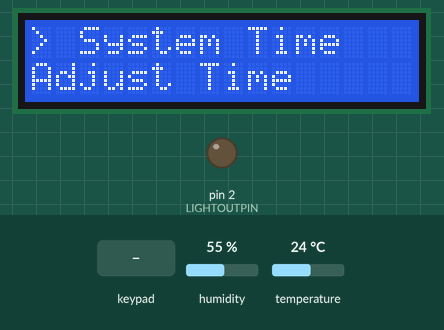
Recording of a sketch running on a simulated Arduino Leonardo, built with avr-gcc and run on an emulated ATmega32U4. On the bench: 16×2 character LCD, output pins drawn as LEDs (lit = HIGH). Inputs (shaded band) come from the test bench; at power-on: humidity 55 %, temperature 24 °C. EEPROM starts erased; what the sketch prints to the serial monitor is not drawn.

Above: at 4.9 s.
5.0 s: key 'D' pressed
At 6.2 s:
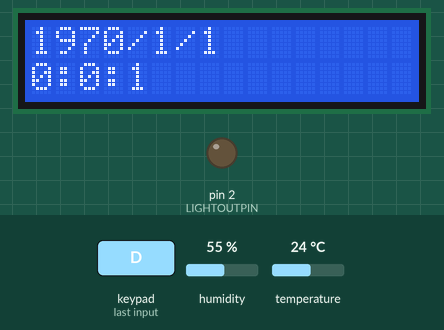
8.4 s: key 'A' pressed
At 9.7 s:
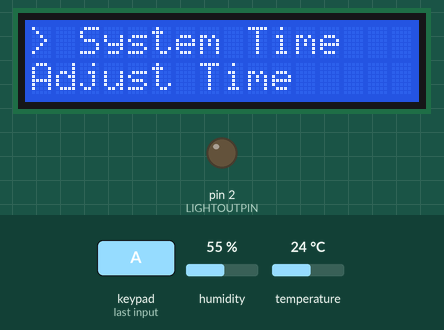
10.0 s: key 'C' pressed
At 11.1 s:
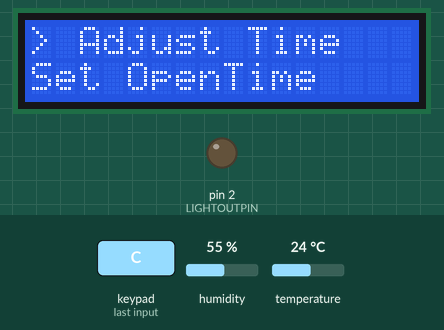
13.4 s: keypad keys 9 8 7 6 D pressed 0.4 s apart
At 16.6 s:
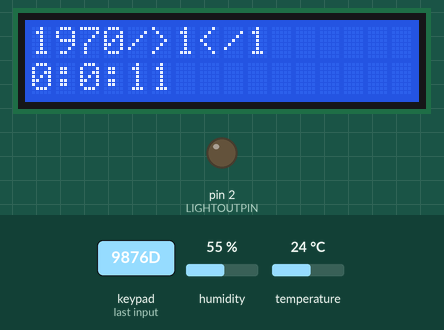
Timing chart, 0 to 18.1 s (numbered marks = the images above; inputs shaded):
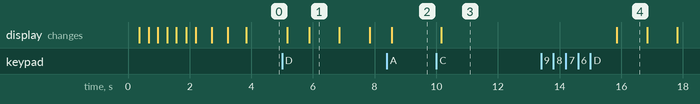

Measured:
- after the input at 5.0 s, the display: first changes after 0.17 s (image 1 shows a later state)
- after the input at 8.4 s, the display: changes after 0.15 s (image 2)
- after the input at 10.0 s, the display: changes after 0.16 s (image 3)
- after the input at 13.4 s, the display: changes after 2.5 s (image 4)
- what the display in image 1 shows lasts 1.0 s, from 5.9 s to 6.9 s

The sketch:

MainBoard.ino
```cpp
/*
 * TimeSerial.pde
 * example code illustrating Time library set through serial port messages.
 *
 * Messages consist of the letter T followed by ten digit time (as seconds since Jan 1 1970)
 * you can send the text on the next line using Serial Monitor to set the clock to noon Jan 1 2013
 T1357041600  //預設時間是2013年 1月 1日
 T135707000
 *
 * A Processing example sketch to automatically send the messages is included in the download
 * On Linux, you can use "date +T%s\n > /dev/ttyACM0" (UTC time zone)
 */

// 以上為原始範例程式說明原文
#include <Keypad.h>    // 引用Keypad程式庫
#include <TimeLib.h> // 匯入時間的函式庫
#include <EEPROM.h> //儲存時間的EEPROM記憶體函式庫
#include <Wire.h> // 匯入LCD螢幕函式庫 1
#include <LiquidCrystal_I2C.h> // 匯入LCD螢幕函式庫 2
#include <Adafruit_Sensor.h> // 匯入溫溼度感測器函式庫 1
#include <DHT.h> // 匯入溫溼度感測器函式庫 2
#include <DHT_U.h> // 匯入溫溼度感測器函式庫 3

//---------------------螢幕參數-------------------

LiquidCrystal_I2C lcd(0x27, 2, 1, 0, 4, 5, 6, 7, 3, POSITIVE);

//--------------------感測器參數-----------------
#define DHTPIN            4         // 接溫溼度感測器(DHT33)接角
#define DHTTYPE           DHT22     // DHT 22 (AM2302)

DHT_Unified dht(DHTPIN, DHTTYPE);

uint32_t delayMS;

String Temperature = "0";
String Humidity = "0";

//---------------------鍵盤參數-------------------

#define KEY_ROWS 4 // 按鍵模組的列數
#define KEY_COLS 4 // 按鍵模組的行數

// 依照行、列排列的按鍵字元（二維陣列）
char keymap[KEY_ROWS][KEY_COLS] = {
  {'1', '2', '3', 'A'},
  {'4', '5', '6', 'B'},
  {'7', '8', '9', 'C'},
  {'*', '0', '#', 'D'}
};
byte colPins[KEY_COLS] = {9, 8, 7, 6};     // 按鍵模組，行1~4接腳。
byte rowPins[KEY_ROWS] = {13, 12, 11, 10}; // 按鍵模組，列1~4接腳。

// 初始化Keypad物件
// 語法：Keypad(makeKeymap(按鍵字元的二維陣列), 模組列接腳, 模組行接腳, 模組列數, 模組行數)
Keypad myKeypad = Keypad(makeKeymap(keymap), colPins, rowPins, KEY_ROWS, KEY_COLS);

//---------------------時間參數-------------------
#define TIME_HEADER  "T"   // Header tag for serial time sync message // 在序列埠前面第一個能觸發時間校正的文字
#define TIME_REQUEST  7    // ASCII bell character requests a time sync message
#define TIMESAVEADDR 0 //儲存時間的記憶體位址
#define STARTTIMEADDR 4
#define ENDTIMEADDR 6


unsigned long SAVEDADD = 0;

// 校正時間 = 序列埠輸入 T + 自從1970年1月1日到現在所經過的毫秒數(ms)

//處理開關燈時間
unsigned int OpenStart = 17; //開燈時間 (從OpenStart往24數)
unsigned int OpenEnd = 18;  //關燈時間 (從0往OpenEnd數)
// 不在範圍內則燈不開
// 在範圍內則燈開

//---------------------輸出參數-------------------
#define LIGHTOUTPIN 2 // 燈輸出腳位
                    // 請改成接燈(或繼電器控制)的腳位


void setup()  {
  Serial1.begin(9600); // 雲端用port
  Serial.begin(9600);
  dht.begin();
  sensor_t sensor;
  dht.temperature().getSensor(&sensor);
  dht.humidity().getSensor(&sensor);
  delayMS = sensor.min_delay / 1000;
  SetupLCD();
  if((EEPROM.read(STARTTIMEADDR) != 0))
  {
    EEPROM.get(STARTTIMEADDR , OpenStart);
  }
  if((EEPROM.read(ENDTIMEADDR) != 0))
  {
    EEPROM.get(ENDTIMEADDR , OpenEnd);
  }
     pinMode(LIGHTOUTPIN, OUTPUT);
  //while (!Serial) ; // Needed for Leonardo only

  // setSyncProvider( requestSync);  //set function to call when sync required
  // Serial.println("Waiting for sync message");
}

//有沒有處理過EEPROM的儲存值
//設定了就變TRUE代表處理過了
bool SetDefaulted = false;
String LastSec = "0";
void loop(){
  if (Serial.available()) {
    // 處理序列埠輸入
    processSyncMessage();
  }

  // 如果有EEPROM有儲存時間，就設定儲存的時間。
  if((EEPROM.read(TIMESAVEADDR) != 0))
  {
    if(!SetDefaulted)
    {
      EEPROM.get(TIMESAVEADDR,SAVEDADD);
      setTime(SAVEDADD);
      SAVEDADD += 1;
      delay(50);
      SetDefaulted = true;
    }
  }

  // 序列埠顯示時間傳給電腦校正程式用
  if (timeStatus()!= timeNotSet) {
    digitalClockDisplay();
  }
  LightControl();
  ScreenDisplay();
  KeyInputs();
  SAVEDADD = now();
  EEPROM.put(TIMESAVEADDR,SAVEDADD);
  if(LastSec.toInt() <= int(second()) + 1)
  {
      GetTempAndHumid();
      LastSec = String(second());
  }
  SendDataToCloud();
}

void GetTempAndHumid()
{
  sensors_event_t event;
  dht.temperature().getEvent(&event);
  if (isnan(event.temperature))
  {
      //Ln[0] = "Temp: Error";
  }
  else
  {
      Temperature = String(event.temperature);
  }
  // Get humidity event and print its value.
  dht.humidity().getEvent(&event);
  if (isnan(event.relative_humidity))
  {
     //Ln[1] = "Humid: Error";
  }
  else
  {
     Humidity = String(event.relative_humidity);
  }
}

void SendDataToCloud()
{
  String OutData = "";
  OutData = Temperature + "," + Humidity + "," + (String(year()) + "/" + String(month()) + "/" + String(day()) + "/" + String(hour()) + ":" + String(minute()) + ":" + String(second())) +"\n";
  Serial1.print(OutData);
  delay(50);
  Serial1.flush();
}

int NowMenuCount = 4;
int MenuCount = 4;
String Menus[] = {"System Time", "Adjust Time" , "Set OpenTime" , "TempAndHumid" , ""};


int NowMenu = -1;
int NowBtn = 0;

int STT[]= {0,0,0,0,0,0}; // SetTimeTable
int OTT[]= {0,0,0,0,0,0}; // OldTimeTable


void ScreenDisplay()
{
  lcd.clear();

   String TimeTable[] = {String(year()),String(month()), String(day()) , String(hour()) , String(minute()) , String(second())};
        String Ln[] = {"" , ""};
  switch(NowMenu)
  {
    case -1: // 主目錄
    for(int i = NowBtn; i <= NowBtn + 1; i++)
    {
    lcd.setCursor(0,i - NowBtn);
    if(i == NowBtn)
    {
       lcd.print("> " + Menus[i]);
    }
    else
    {
      lcd.print(Menus[i]);
    }
    }
    break;
    case 0: // 顯示系統時間
     lcd.setCursor(0,0);
     lcd.print(String(year()) + "/" + String(month()) + "/" + String(day()) );
     lcd.setCursor(0,1);
     lcd.print(String(hour()) + ":" + String(minute()) + ":" + String(second()));
     break;
    case 1: // 調整時間


     for(int i = 0 ; i < 6; i++)
     {
      int Lin = 0;
      String SplitChar = "";
      if(i > 2)
      {
         Lin = 1;
         SplitChar = ":";
      }
      else
      {
         Lin = 0;
         SplitChar = "/";
      }
      if(i == NowBtn)
      {
        Ln[Lin] = Ln[Lin] + ">" + TimeTable[i] + "<";
      }
      else
      {
        Ln[Lin] = Ln[Lin] + TimeTable[i];
      }
      if((i != 2) & (i != 5))
      {
        Ln[Lin] = Ln[Lin] + SplitChar;
      }
     }
     for(int i = 0 ; i < 2; i++)
     {
        lcd.setCursor(0,i);
        lcd.print(Ln[i]);
     }
     break;
    case -2:
     for(int i = 0 ; i < 6; i++)
     {
      int Lin = 0;
      String SplitChar = "";
      if(i > 2)
      {
         Lin = 1;
         SplitChar = ":";
      }
      else
      {
         Lin = 0;
         SplitChar = "/";
      }
      if(i == NowBtn)
      {
        Ln[Lin] = Ln[Lin] + ">" + STT[i] + "<";
      }
      else
      {
        Ln[Lin] = Ln[Lin] + STT[i];
      }
      if((i != 2) & (i != 5))
      {
        Ln[Lin] = Ln[Lin] + SplitChar;
      }
     }
     for(int i = 0 ; i < 2; i++)
     {
        lcd.setCursor(0,i);
        lcd.print(Ln[i]);
     }
     break;
     case 2:
        Ln[0] = "StartHour:"  + String(OpenStart);
        Ln[1] = "  EndHour:"  + String(OpenEnd);
        for(int i = 0; i < 2; i++)
        {
          if(i == NowBtn)
          {
            Ln[i] = Ln[i] + "  <<<";
          }
          lcd.setCursor(0,i);
          lcd.print(Ln[i]);
        }
        break;
    case 3:
          Ln[0] = "Temp: " + String(Temperature) + " *C";
          Ln[1] = "Humid: " + String(Humidity) + " %";
        for(int i = 0 ; i < 2; i++)
        {
        lcd.setCursor(0,i);
        lcd.print(Ln[i]);
        }
        break;
    default:
    break;
  }
  delay(50);
}

void SetTimeDone()
{
  //設定新的時間
  setTime(STT[3] , STT[4] , STT[5] ,STT[2] , STT[1] , STT[0]);
  SAVEDADD = now();
  EEPROM.put(TIMESAVEADDR,SAVEDADD);
  //Serial.println(TIME_HEADER + String(SAVEDADD));
}

void KeyInputs()
{
  char key = myKeypad.getKey();
  switch(key)
  {
    case 'D': // 確認鍵
        switch(NowMenu)
        {
          case 1: // 進入調整時間
            NowMenu = -2;
            STT[0] = int(year()); STT[1] = int(month()); STT[2] = int(day()) ; STT[3] = int(hour()) ; STT[4] = int(minute()) ; STT[5] = int(second());
            //OTT[0] = int(year()); OTT[1] = int(month()); OTT[2] = int(day()) ; OTT[3] = int(hour()) ; OTT[4] = int(minute()) ; OTT[5] = int(second());
            //EEPROM.get(TIMESAVEADDR,oldpctime);
            break;
          case 2:
            NowMenu = 2;
            EEPROM.put(STARTTIMEADDR , OpenStart);
            EEPROM.put(ENDTIMEADDR , OpenEnd);
            break;
          case -2: // 確認調整時間
            SetTimeDone();
            NowMenu = 1;
            break;
          default: // 其他確認
            NowMenu = NowBtn;
            if(NowMenu == 1)
            {
              NowMenuCount = 6;
            }
            else if(NowMenu == 2)
            {
              NowMenuCount = 2;
            }
            else
            {
              NowBtn = 0;
            }
            break;
        }
        break;
    case 'A': // 回主目錄鍵
        NowBtn = 0;
        NowMenu = -1;
        NowMenuCount = MenuCount;
        EEPROM.write(STARTTIMEADDR , OpenStart);
        EEPROM.write(ENDTIMEADDR , OpenEnd);
        break;
    case 'C': // 上選鍵
        if(NowMenu != -2)
        {
              if(NowBtn < NowMenuCount - 1)
              {
               NowBtn += 1;
              }
              else
              {
               NowBtn = 0;
              }
       }
        break;
    case 'B': // 下選鍵
        if(NowMenu != -2)
        {
          if(NowBtn > 0)
          {
            NowBtn -= 1;
          }
          else
          {
            NowBtn = NowMenuCount - 1;
          }
        }
        break;
    default:
        if(key)
        {
          if(NowMenu == -2) // 調整時間時輸入數字
          {
             if(key == '#') // 清除一位數
             {
               STT[NowBtn] /= 10;
             }
             else if(key == '*') // 清除全部
             {
               STT[NowBtn] = 1;
             }
             else
             {
               STT[NowBtn] *= 10;
               STT[NowBtn] = STT[NowBtn] + (int(key - '0'));
             }
          }
          if(NowMenu == 2)
          {
             if(key == '#') // 清除一位數
             {
              if(NowBtn == 0)
              {
                 OpenStart /= 10;
              }
              else
              {
                 OpenEnd /= 10;
              }
             }
             else if(key == '*') // 清除全部
             {
               if(NowBtn == 0)
               {
                 OpenStart = 0;
               }
               else
               {
                 OpenEnd = 0;
               }
             }
             else
             {
               if(NowBtn == 0)
               {
                 OpenStart *= 10;
                 OpenStart = OpenStart + (int(key - '0'));
               }
               else
               {
                 OpenEnd *= 10;
                 OpenEnd = OpenEnd + (int(key - '0'));
               }
             }
             EEPROM.write(STARTTIMEADDR , OpenStart);
             EEPROM.write(ENDTIMEADDR , OpenEnd);
          }
        }

        break;
  }
}

void SetupLCD()
{
  lcd.begin(16, 2);
  for(int j=0;j<3;j++)
  {
    lcd.backlight(); // 開啟背光
    delay(300);
    lcd.noBacklight(); // 關閉背光
    delay(300);
  }
  lcd.backlight();
  lcd.setCursor(0,0); // 設定游標位置在第一行行首
  lcd.print("IT FUCKING STARTS!!");
  delay(300);
  lcd.clear();
  lcd.setCursor(0,1); // 設定游標位置在第二行行首
  lcd.print("Plant Factory.");
  delay(500);
  lcd.clear();
  lcd.setCursor(0,1); // 設定游標位置在第二行行首
  lcd.print("Plant Factory..");
  delay(500);
  lcd.clear();
  lcd.setCursor(0,1); // 設定游標位置在第二行行首
  lcd.print("Plant Factory...");
  delay(500);
  //lcd.clear(); //顯示清除

}

// 序列埠顯示時間傳給電腦校正程式用
void digitalClockDisplay(){
  // digital clock display of the time
  Serial.print(hour());
  printDigits(minute());
  printDigits(second());
  Serial.print(" ");
  Serial.print(day());
  Serial.print(" ");
  Serial.print(month());
  Serial.print(" ");
  Serial.print(year());
  Serial.print(" ");
 /* unsigned long SAVEDADD = 0;
  EEPROM.get(TIMESAVEADDR,SAVEDADD);
  Serial.print(SAVEDADD);*/
  Serial.println();
}

void LightControl()
{
  int NowHour = 0; // 現在幾點
  NowHour = int(hour()); // 取得現在幾點
  int RealStart = OpenStart;
  int RealEnd = OpenEnd;
  if(OpenStart > OpenEnd)
  {
    RealEnd += 24;
  }
  if((NowHour >= RealStart) & (NowHour < RealEnd))
  {
    digitalWrite(LIGHTOUTPIN , 1);
  }
  else
  {
    digitalWrite(LIGHTOUTPIN ,0);
  }
}

//範例的分秒處理
void printDigits(int digits){
  // utility function for digital clock display: prints preceding colon and leading 0
  Serial.print(":");
  if(digits < 10)
    Serial.print('0');
  Serial.print(digits);
}


//範例的處理輸入
void processSyncMessage() {
  unsigned long pctime;
  const unsigned long DEFAULT_TIME = 1357041600; // Jan 1 2013

  if(Serial.find(TIME_HEADER)) {
     pctime = Serial.parseInt();
     if( pctime >= DEFAULT_TIME) { // check the integer is a valid time (greater than Jan 1 2013)
          EEPROM.put(TIMESAVEADDR,pctime); // 如果有得到時間校正就儲存
       setTime(pctime); // Sync Arduino clock to the time received on the serial port
     }
  }
}


//範例的時間請求
time_t requestSync()
{
  Serial.write(TIME_REQUEST);
  return 0; // the time will be sent later in response to serial mesg
}
```
